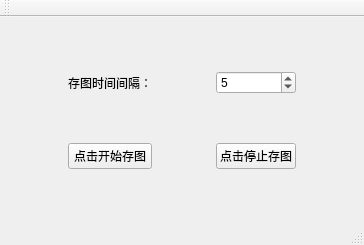
<?xml version="1.0" encoding="UTF-8"?>
<ui version="4.0">
 <class>Lx_s10_timeClass</class>
 <widget class="QMainWindow" name="Lx_s10_timeClass">
  <property name="geometry">
   <rect>
    <x>0</x>
    <y>0</y>
    <width>364</width>
    <height>245</height>
   </rect>
  </property>
  <property name="windowTitle">
   <string>Lx_s10_time</string>
  </property>
  <widget class="QWidget" name="centralWidget">
   <layout class="QGridLayout" name="gridLayout">
    <item row="1" column="2">
     <spacer name="horizontalSpacer_2">
      <property name="orientation">
       <enum>Qt::Horizontal</enum>
      </property>
      <property name="sizeHint" stdset="0">
       <size>
        <width>40</width>
        <height>20</height>
       </size>
      </property>
     </spacer>
    </item>
    <item row="1" column="1">
     <widget class="QLabel" name="label_2">
      <property name="text">
       <string>存图时间间隔：</string>
      </property>
     </widget>
    </item>
    <item row="1" column="4">
     <spacer name="horizontalSpacer_3">
      <property name="orientation">
       <enum>Qt::Horizontal</enum>
      </property>
      <property name="sizeHint" stdset="0">
       <size>
        <width>40</width>
        <height>20</height>
       </size>
      </property>
     </spacer>
    </item>
    <item row="3" column="0">
     <spacer name="horizontalSpacer_4">
      <property name="orientation">
       <enum>Qt::Horizontal</enum>
      </property>
      <property name="sizeHint" stdset="0">
       <size>
        <width>40</width>
        <height>20</height>
       </size>
      </property>
     </spacer>
    </item>
    <item row="4" column="1">
     <spacer name="verticalSpacer">
      <property name="orientation">
       <enum>Qt::Vertical</enum>
      </property>
      <property name="sizeHint" stdset="0">
       <size>
        <width>20</width>
        <height>40</height>
       </size>
      </property>
     </spacer>
    </item>
    <item row="1" column="0">
     <spacer name="horizontalSpacer">
      <property name="orientation">
       <enum>Qt::Horizontal</enum>
      </property>
      <property name="sizeHint" stdset="0">
       <size>
        <width>40</width>
        <height>20</height>
       </size>
      </property>
     </spacer>
    </item>
    <item row="0" column="1">
     <spacer name="verticalSpacer_2">
      <property name="orientation">
       <enum>Qt::Vertical</enum>
      </property>
      <property name="sizeHint" stdset="0">
       <size>
        <width>20</width>
        <height>40</height>
       </size>
      </property>
     </spacer>
    </item>
    <item row="3" column="4">
     <spacer name="horizontalSpacer_5">
      <property name="orientation">
       <enum>Qt::Horizontal</enum>
      </property>
      <property name="sizeHint" stdset="0">
       <size>
        <width>40</width>
        <height>20</height>
       </size>
      </property>
     </spacer>
    </item>
    <item row="1" column="3">
     <widget class="QSpinBox" name="spinBox">
      <property name="value">
       <number>5</number>
      </property>
     </widget>
    </item>
    <item row="2" column="1">
     <spacer name="verticalSpacer_3">
      <property name="orientation">
       <enum>Qt::Vertical</enum>
      </property>
      <property name="sizeHint" stdset="0">
       <size>
        <width>20</width>
        <height>40</height>
       </size>
      </property>
     </spacer>
    </item>
    <item row="3" column="1">
     <widget class="QPushButton" name="pushButton">
      <property name="text">
       <string>点击开始存图</string>
      </property>
     </widget>
    </item>
    <item row="3" column="3">
     <widget class="QPushButton" name="pushButton_2">
      <property name="text">
       <string>点击停止存图</string>
      </property>
     </widget>
    </item>
    <item row="3" column="2">
     <spacer name="horizontalSpacer_6">
      <property name="orientation">
       <enum>Qt::Horizontal</enum>
      </property>
      <property name="sizeHint" stdset="0">
       <size>
        <width>40</width>
        <height>20</height>
       </size>
      </property>
     </spacer>
    </item>
   </layout>
  </widget>
  <widget class="QMenuBar" name="menuBar">
   <property name="geometry">
    <rect>
     <x>0</x>
     <y>0</y>
     <width>364</width>
     <height>26</height>
    </rect>
   </property>
  </widget>
  <widget class="QToolBar" name="mainToolBar">
   <attribute name="toolBarArea">
    <enum>TopToolBarArea</enum>
   </attribute>
   <attribute name="toolBarBreak">
    <bool>false</bool>
   </attribute>
  </widget>
  <widget class="QStatusBar" name="statusBar"/>
 </widget>
 <layoutdefault spacing="6" margin="11"/>
 <resources/>
 <connections/>
</ui>
